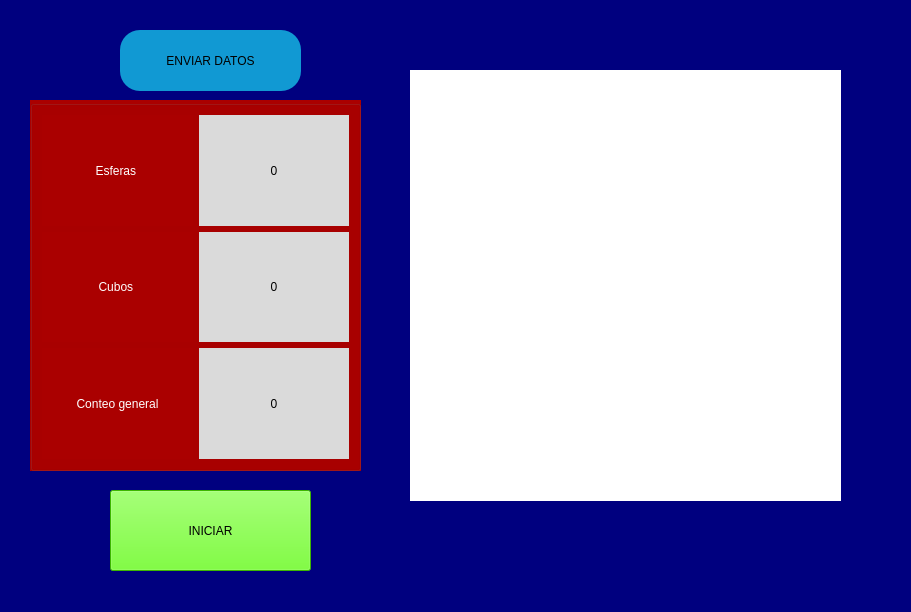
<?xml version="1.0" encoding="UTF-8"?>
<ui version="4.0">
 <class>MainWindow</class>
 <widget class="QMainWindow" name="MainWindow">
  <property name="geometry">
   <rect>
    <x>0</x>
    <y>0</y>
    <width>911</width>
    <height>612</height>
   </rect>
  </property>
  <property name="windowTitle">
   <string>MainWindow</string>
  </property>
  <property name="styleSheet">
   <string notr="true">background-color: rgb(0, 0, 127);</string>
  </property>
  <widget class="QWidget" name="centralwidget">
   <widget class="QGroupBox" name="gridGroupBox">
    <property name="geometry">
     <rect>
      <x>30</x>
      <y>100</y>
      <width>331</width>
      <height>371</height>
     </rect>
    </property>
    <property name="styleSheet">
     <string notr="true">background-color: rgb(170, 0, 0);</string>
    </property>
    <layout class="QGridLayout" name="gridLayout">
     <item row="0" column="0">
      <widget class="QLabel" name="label_5">
       <property name="styleSheet">
        <string notr="true">font: 75 12pt &quot;MS Shell Dlg 2&quot;;
color: rgb(255, 255, 255);</string>
       </property>
       <property name="text">
        <string>Esferas </string>
       </property>
       <property name="alignment">
        <set>Qt::AlignCenter</set>
       </property>
      </widget>
     </item>
     <item row="1" column="0">
      <widget class="QLabel" name="label_6">
       <property name="styleSheet">
        <string notr="true">font: 75 12pt &quot;MS Shell Dlg 2&quot;;
color: rgb(255, 255, 255);</string>
       </property>
       <property name="text">
        <string>Cubos </string>
       </property>
       <property name="alignment">
        <set>Qt::AlignCenter</set>
       </property>
      </widget>
     </item>
     <item row="2" column="0">
      <widget class="QLabel" name="label_8">
       <property name="styleSheet">
        <string notr="true">font: 75 12pt &quot;MS Shell Dlg 2&quot;;
color: rgb(255, 255, 255);</string>
       </property>
       <property name="text">
        <string>Conteo general</string>
       </property>
       <property name="alignment">
        <set>Qt::AlignCenter</set>
       </property>
      </widget>
     </item>
     <item row="0" column="1">
      <widget class="QLabel" name="label_2">
       <property name="styleSheet">
        <string notr="true">background-color: rgb(218, 218, 218);
font: 40pt &quot;Roman&quot;;
</string>
       </property>
       <property name="text">
        <string>0</string>
       </property>
       <property name="alignment">
        <set>Qt::AlignCenter</set>
       </property>
      </widget>
     </item>
     <item row="1" column="1">
      <widget class="QLabel" name="label_3">
       <property name="styleSheet">
        <string notr="true">background-color: rgb(218, 218, 218);
font: 40pt &quot;Roman&quot;;

</string>
       </property>
       <property name="text">
        <string>0</string>
       </property>
       <property name="alignment">
        <set>Qt::AlignCenter</set>
       </property>
      </widget>
     </item>
     <item row="2" column="1">
      <widget class="QLabel" name="label_4">
       <property name="styleSheet">
        <string notr="true">background-color: rgb(218, 218, 218);
font: 40pt &quot;Roman&quot;;
</string>
       </property>
       <property name="text">
        <string>0</string>
       </property>
       <property name="alignment">
        <set>Qt::AlignCenter</set>
       </property>
      </widget>
     </item>
    </layout>
   </widget>
   <widget class="QLabel" name="label">
    <property name="enabled">
     <bool>true</bool>
    </property>
    <property name="geometry">
     <rect>
      <x>410</x>
      <y>70</y>
      <width>431</width>
      <height>431</height>
     </rect>
    </property>
    <property name="styleSheet">
     <string notr="true">background-color: rgb(255, 255, 255);</string>
    </property>
    <property name="frameShape">
     <enum>QFrame::NoFrame</enum>
    </property>
    <property name="frameShadow">
     <enum>QFrame::Sunken</enum>
    </property>
    <property name="lineWidth">
     <number>3</number>
    </property>
    <property name="text">
     <string/>
    </property>
   </widget>
   <widget class="QPushButton" name="pushButton_2">
    <property name="geometry">
     <rect>
      <x>120</x>
      <y>30</y>
      <width>181</width>
      <height>61</height>
     </rect>
    </property>
    <property name="styleSheet">
     <string notr="true">background-color: rgb(17, 153, 211);
font: 75 10pt &quot;Segoe Print&quot;;

border-radius:20px;
</string>
    </property>
    <property name="text">
     <string>ENVIAR DATOS</string>
    </property>
   </widget>
   <widget class="QPushButton" name="pushButton_3">
    <property name="geometry">
     <rect>
      <x>110</x>
      <y>490</y>
      <width>201</width>
      <height>81</height>
     </rect>
    </property>
    <property name="styleSheet">
     <string notr="true">background-color: rgb(85, 255, 0);
font: 75 12pt &quot;MS Shell Dlg 2&quot;;</string>
    </property>
    <property name="text">
     <string>INICIAR</string>
    </property>
   </widget>
  </widget>
  <widget class="QMenuBar" name="menubar">
   <property name="geometry">
    <rect>
     <x>0</x>
     <y>0</y>
     <width>911</width>
     <height>22</height>
    </rect>
   </property>
  </widget>
  <widget class="QStatusBar" name="statusbar"/>
 </widget>
 <resources/>
 <connections/>
</ui>
